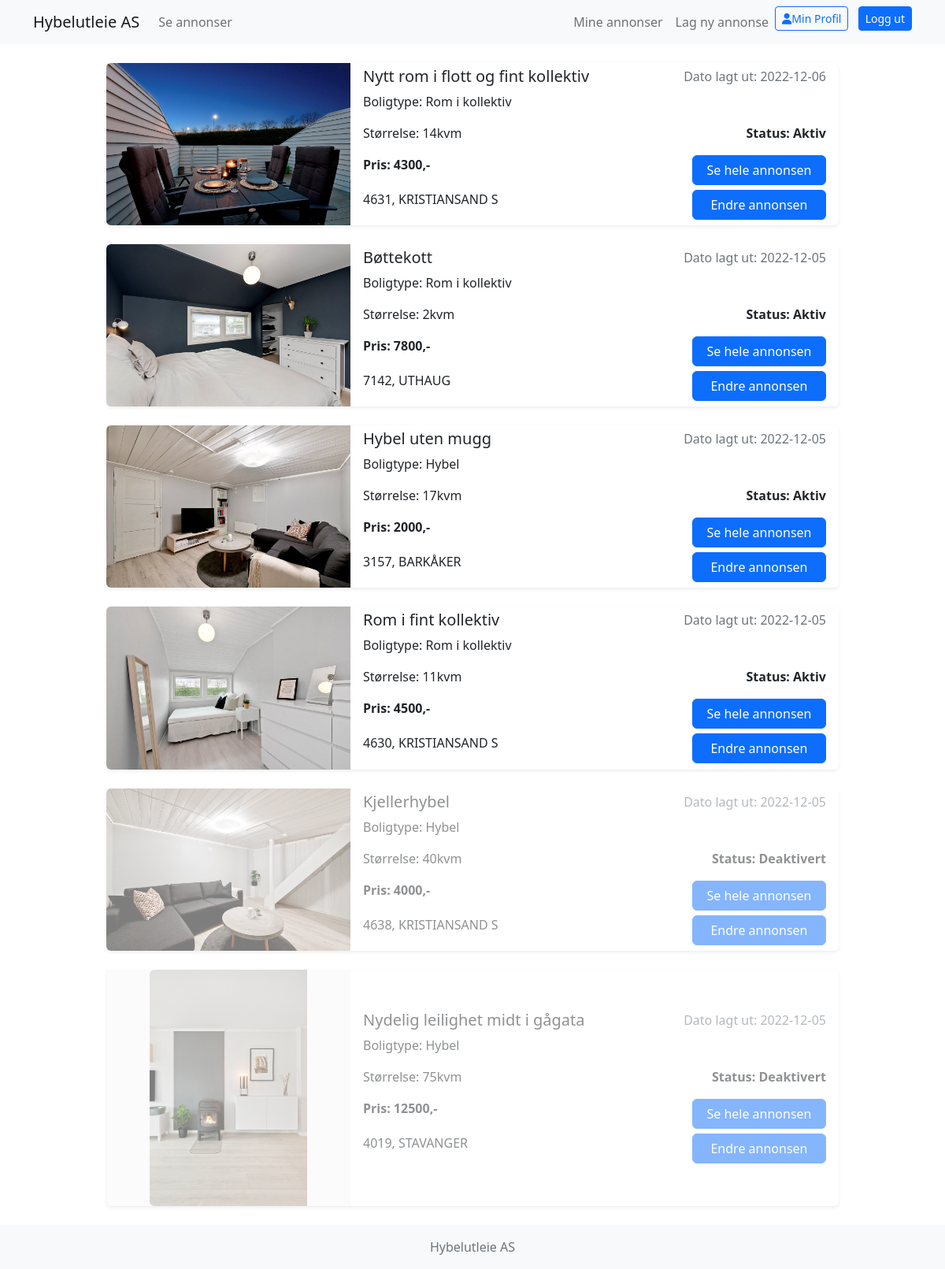
Page /public/pages/myAds.php (signed in) on the committed database.
### tables this page shows
CREATE TABLE `advert` (
  `ad_id` int(11) NOT NULL,
  `ad_title` varchar(150) NOT NULL,
  `ad_image` varchar(255) DEFAULT NULL,
  `ad_residence_type` int(11) NOT NULL,
  `ad_desc` varchar(1700) NOT NULL,
  `ad_size` int(11) NOT NULL,
  `ad_price` int(11) NOT NULL,
  `ad_street_address` varchar(255) NOT NULL,
  `ad_zip` varchar(4) NOT NULL,
  `ad_status` tinyint(1) NOT NULL DEFAULT 1,
  `ad_timestamp` date NOT NULL DEFAULT current_timestamp(),
  `ad_user_id` int(11) NOT NULL
);

CREATE TABLE `residence_type` (
  `residence_type_id` int(11) NOT NULL,
  `residence_type_name` varchar(255) NOT NULL
);

CREATE TABLE `city` (
  `zip_code` varchar(4) DEFAULT NULL,
  `zip_location` varchar(20) DEFAULT NULL
);

### private/initialize.php (called while the page is built, shortened)
<?php
    require_once('functions.php');
    $session = new Session;
?>

### private/classes/session.class.php (called while the page is built, shortened)
<?php
require_once(__DIR__ . "/../initialize.php");
class Session {
    private function check_stored_login() {
        if (isset($_SESSION["user_id"])) {
            $this->user_id = $_SESSION["user_id"];
        }
    }
}

### private/classes/advert.class.php (called while the page is built, shortened)
<?php
require_once(__DIR__ . '/../initialize.php');
class Advert extends Database {
    public function ad_select_own ($ad_user_id) {
        $sql = "SELECT advert.ad_id, advert.ad_title, advert.ad_image, advert.ad_desc, advert.ad_size, advert.ad_price, advert.ad_street_address, advert.ad_zip, advert.ad_timestamp, advert.ad_status, city.zip_location, residence_type.residence_type_name, user.user_name, user.user_email
                FROM advert
                LEFT JOIN city ON (advert.ad_zip = city.zip_code)
                LEFT JOIN residence_type ON (advert.ad_residence_type = residence_type.residence_type_id)
                LEFT JOIN user ON (advert.ad_user_id = user.user_id)
                WHERE advert.ad_user_id=?
                ORDER BY advert.ad_status DESC, advert.ad_id DESC";
        $stmt = Database::$db->prepare($sql);
        $stmt->bind_param("i", $ad_user_id);
        $stmt->execute();
        $result = $stmt->get_result();
        return $result;
    }
}

### private/functions.php (called while the page is built, shortened)
<?php
    function url_for($script_path) {
    if($script_path[0] != '/') {
        $script_path = "/" . $script_path;
    }
    return WWW_ROOT . $script_path;
    }
?>

### public/pages/myAds.php (the view, shortened to what this page needs)
<?php
require_once('../../private/initialize.php');
include(INC_PATH . '/header.php');
?>
<div class="container d-flex align-items-center">
    <div class="col-lg-10 mx-auto">
    <?php
    $ads = new Advert();
    $userAds = $ads->ad_select_own($session->user_id);
    while ($ad = $userAds->fetch_object()) {
    ?>
        <div class="card shadow-sm border-0 my-4">
            <div class="row g-0" <?php if ($ad->ad_status==0) {echo 'style="opacity: 50%;"';} ?>>
                <div class="col-md-4 ad-image text-center bg-light">
                    <img src="<?php echo $ad->ad_image; ?>" class="img-fluid rounded-start h-100" alt="Denne annonsen har ikke bilde">
                </div>
                <div class="col-md-8 align-self-center">
                    <div class="card-body py-1">
                        <div class="d-flex justify-content-between">
                            <h5 class="card-title"><?php echo $ad->ad_title; ?></h5>
                            <div class="text-muted">Dato lagt ut: <?php echo $ad->ad_timestamp; ?></div>
                        </div>
                        <p class="card-text">Boligtype: <?php echo $ad->residence_type_name; ?></p>
                        <div class="d-flex justify-content-between">
                            <p class="card-text">Størrelse: <?php echo $ad->ad_size; ?>kvm</p>
                            <p class="card-text"><strong>Status: <?php if ($ad->ad_status==1) {echo "Aktiv";} else echo "Deaktivert"; ?></strong></p>
                        </div>
                        <div class="d-flex justify-content-between">
                            <p class="card-text"><strong>Pris: <?php echo $ad->ad_price; ?>,-</strong></p>
                            <form action="<?php echo url_for('/pages/viewOneAd.php'); ?>" method="get">
                                <button type="submit" class="btn btn-ads btn-primary">Se hele annonsen</button>
                            </form>
                        </div>
                        <div class="d-flex justify-content-between mt-1">
                            <p><?php echo $ad->ad_zip . ", " . $ad->zip_location; ?></p>
                            <form action="<?php echo url_for('/pages/updateAd.php'); ?>" method="get">
                                <button type="submit" class="btn btn-ads btn-primary">Endre annonsen</button>
                            </form>
                        </div>
                    </div>
                </div>
            </div>
        </div>
    <?php } ?>
    </div>
</div>
<?php
include(INC_PATH . '/footer.php');

### public/assets/css/style.css (style rules this page uses)
.btn-ads { min-width: 170px; }
.ad-image { max-height: 300px; }

### rows in the picture
advert: ad_image (picture), ad_title "Nytt rom i flott og fint kollektiv", ad_timestamp "2022-12-06", ad_residence_type.residence_type_name "Rom i kollektiv", ad_size "14", ad_status "Aktiv", ad_price "4300", ad_zip "4631", city.zip_location "KRISTIANSAND S"
advert: ad_image (picture), ad_title "Bøttekott", ad_timestamp "2022-12-05", ad_residence_type.residence_type_name "Rom i kollektiv", ad_size "2", ad_status "Aktiv", ad_price "7800", ad_zip "7142", city.zip_location "UTHAUG"
advert: ad_image (picture), ad_title "Hybel uten mugg", ad_timestamp "2022-12-05", ad_residence_type.residence_type_name "Hybel", ad_size "17", ad_status "Aktiv", ad_price "2000", ad_zip "3157", city.zip_location "BARKÅKER"
advert: ad_image (picture), ad_title "Rom i fint kollektiv", ad_timestamp "2022-12-05", ad_residence_type.residence_type_name "Rom i kollektiv", ad_size "11", ad_status "Aktiv", ad_price "4500", ad_zip "4630", city.zip_location "KRISTIANSAND S"
advert: ad_image (picture), ad_title "Kjellerhybel", ad_timestamp "2022-12-05", ad_residence_type.residence_type_name "Hybel", ad_size "40", ad_status "Deaktivert", ad_price "4000", ad_zip "4638", city.zip_location "KRISTIANSAND S"
advert: ad_image (picture), ad_title "Nydelig leilighet midt i gågata", ad_timestamp "2022-12-05", ad_residence_type.residence_type_name "Hybel", ad_size "75", ad_status "Deaktivert", ad_price "12500", ad_zip "4019", city.zip_location "STAVANGER"
